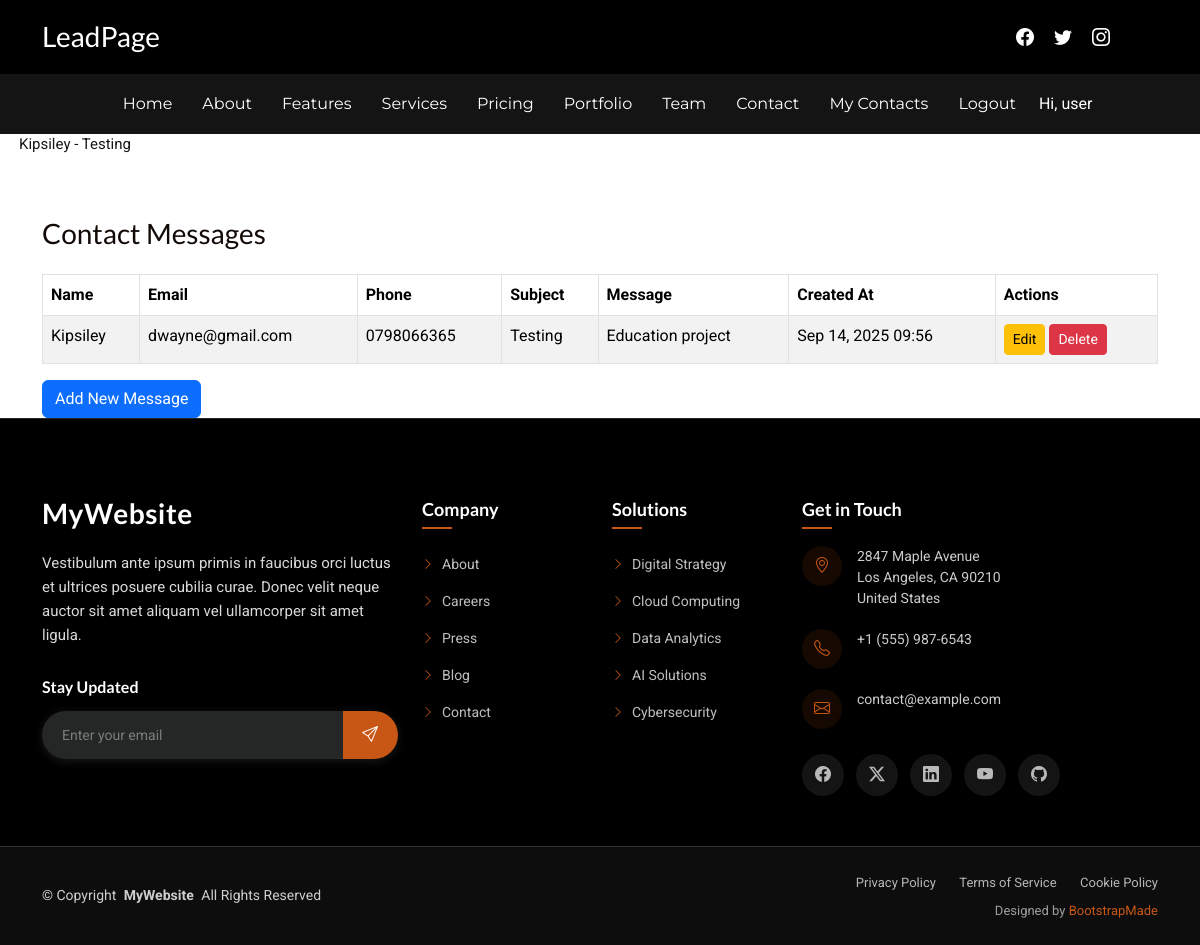
Before: /messages/ (signed in) with the older database file.
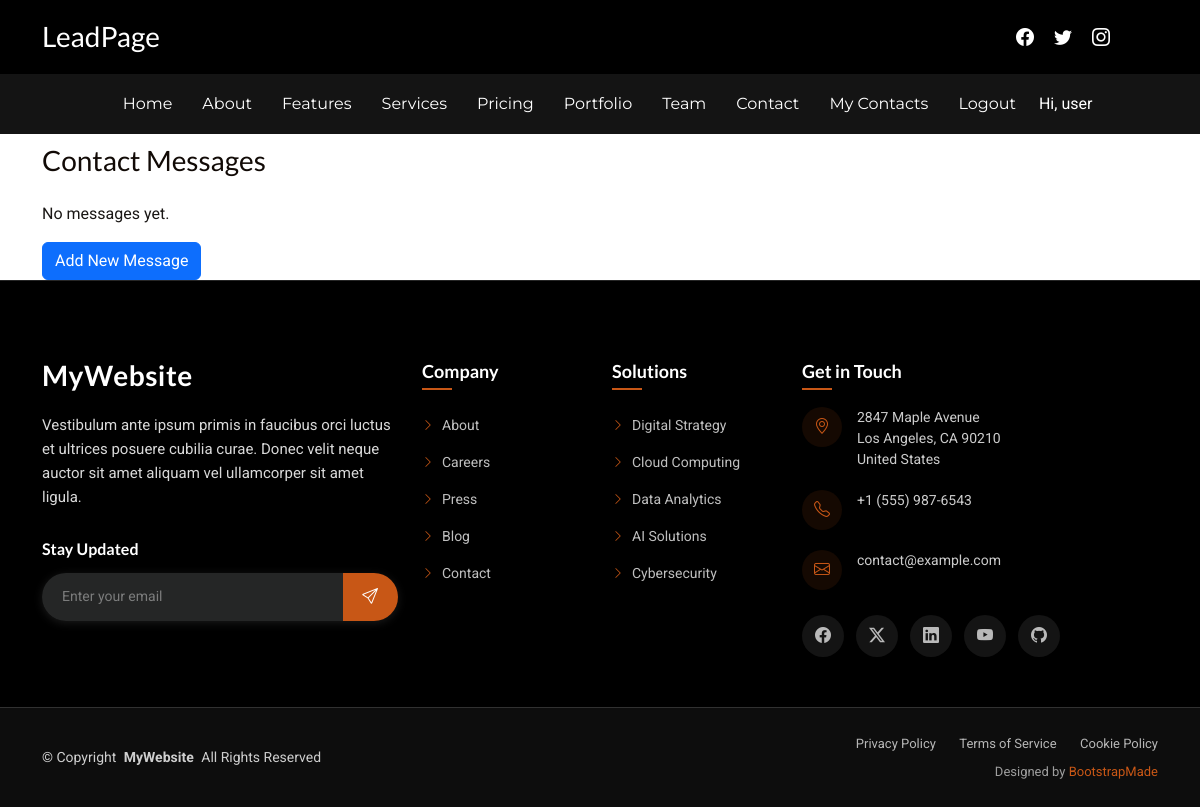
After: the same page with the newer database file.
### leadpage/models.py (models this page shows)
class ContactMessage(models.Model):
    user = models.ForeignKey(
    User,
    on_delete=models.CASCADE,
    related_name="contact_messages",
    null=True,
    blank=True
)
    name = models.CharField(max_length=100)
    email = models.EmailField()
    phone = models.CharField(max_length=20, blank=True, null=True)
    subject = models.CharField(max_length=200)
    message = models.TextField()
    created_at = models.DateTimeField(auto_now_add=True)
    def __str__(self):
        return f"{self.name} - {self.subject}"

### leadpage/views.py (the view)
# urls.py: path("messages/", views.contact_messages_list, name="messages_list"),
@login_required
def contact_messages_list(request):
    if request.user.is_staff or request.user.is_superuser:
        msgs = ContactMessage.objects.all().order_by("-created_at")
    else:
        msgs = ContactMessage.objects.filter(user=request.user).order_by("-created_at")
    return render(request, "messages_list.html", {"messages": msgs})

### Templates/messages_list.html (shortened to what this page needs)
{% extends "index.html" %}
{% load static %}
{% block content %}
<link href="{% static 'assets/css/main.css' %}" rel="stylesheet">
<div class="container mt-4">
  <h3 class="mb-4">Contact Messages</h3>
  {% if messages %}
    <table class="table table-bordered table-striped">
      <thead>
        <tr>
          <th>Name</th>
          <th>Email</th>
          <th>Phone</th>
          <th>Subject</th>
          <th>Message</th>
          <th>Created At</th>
          <th>Actions</th>
        </tr>
      </thead>
      <tbody>
        {% for msg in messages %}
        <tr>
          <td>{{ msg.name }}</td>
          <td>{{ msg.email }}</td>
          <td>{{ msg.phone }}</td>
          <td>{{ msg.subject }}</td>
          <td>{{ msg.message|truncatewords:15 }}</td>
          <td>{{ msg.created_at|date:"M d, Y H:i" }}</td>
          <td>
            <a href="{% url 'leadpage:contact_message_update' msg.pk %}" class="btn btn-sm btn-warning">Edit</a>
            <a href="{% url 'leadpage:contact_message_delete' msg.pk %}" class="btn btn-sm btn-danger">Delete</a>
          </td>
        </tr>
        {% endfor %}
      </tbody>
    </table>
  {% else %}
    <p>No messages yet.</p>
  {% endif %}
  <div class="mt-3">
    <a href="{% url 'leadpage:contact' %}" class="btn btn-primary">Add New Message</a>
  </div>
</div>
{% endblock %}

### Templates/index.html (shortened to what this page needs)
{% load static %}
<!DOCTYPE html>
<html lang="en">
<head>
  <link href="{% static 'assets/vendor/bootstrap/css/bootstrap.min.css' %}" rel="stylesheet">
  <link href="{% static 'assets/vendor/bootstrap-icons/bootstrap-icons.css' %}" rel="stylesheet">
  <link href="{% static 'assets/vendor/aos/aos.css' %}" rel="stylesheet">
  <link href="{% static 'assets/vendor/swiper/swiper-bundle.min.css' %}" rel="stylesheet">
  <link href="{% static 'assets/vendor/glightbox/css/glightbox.min.css' %}" rel="stylesheet">
  <link href="{% static 'assets/css/main.css' %}" rel="stylesheet">
  <link rel="stylesheet" href="{% static 'assets/css/auth.css' %}">
</head>
<body class="index-page">
{% include 'header.html' %}
  <main class="main">
{% if messages %}
  <div id="django-messages">
    {% for message in messages %}
      <div class="alert alert-{{ message.tags }}">
        {{ message }}
      </div>
    {% endfor %}
  </div>
{% endif %}
   {% block content %}{% endblock %}
  </main>
 {% include 'footer.html' %}
</body>
</html>

### Templates/header.html (shortened to what this page needs)
{% load static %}
<link rel="stylesheet" href="{% static 'assets/css/auth.css' %}">
<header id="header" class="header fixed-top">
  <div class="container-fluid container-xl position-relative">
    <div class="top-row d-flex align-items-center justify-content-between">
      <a href="{% url 'leadpage:index' %}" class="logo d-flex align-items-center">
        <h1 class="sitename">LeadPage</h1>
      </a>
      <div class="d-flex align-items-center">
        <div class="social-links">
          <a href="#" class="facebook"><i class="bi bi-facebook"></i></a>
          <a href="#" class="twitter"><i class="bi bi-twitter"></i></a>
          <a href="#" class="instagram"><i class="bi bi-instagram"></i></a>
        </div>
      </div>
    </div>
  </div>
  <div class="nav-wrap">
      <div class="container d-flex justify-content-center position-relative">
        <nav id="navmenu" class="navmenu">
          <ul>
            <li><a href="{% url 'leadpage:index' %}" class="active">Home</a></li>
            <li><a href="{% url 'leadpage:about' %}">About</a></li>
            <li><a href="{% url 'leadpage:features' %}">Features</a></li>
            <li><a href="{% url 'leadpage:services' %}">Services</a></li>
            <li><a href="{% url 'leadpage:pricing' %}">Pricing</a></li>
            <li><a href="{% url 'leadpage:portfolio' %}">Portfolio</a></li>
            <li><a href="{% url 'leadpage:team' %}">Team</a></li>
            <li><a href="{% url 'leadpage:contact' %}">Contact</a></li>
            <li><a href="{% url 'leadpage:messages_list' %}">My Contacts</a></li>
          {% if user.is_authenticated %}
    <li><a href="{% url 'accounts:logout' %}">Logout</a></li>
    <li><span class="ms-2">Hi, {{ user.username }}</span></li>
  {% else %}
    <li><a href="{% url 'accounts:register' %}">Register</a></li>
    <li><a href="{% url 'accounts:login' %}">Login</a></li>
  {% endif %}
          </ul>
        </nav>
      </div>
    </div>
</header>

### Templates/footer.html (shortened to what this page needs)
{%load static%}
<footer id="footer" class="footer dark-background">
    <div class="container">
      <div class="row gy-5">
        <div class="col-lg-4">
          <div class="footer-content">
            <a href="index.html" class="logo d-flex align-items-center mb-4">
              <span class="sitename">MyWebsite</span>
            </a>
            <p class="mb-4">Vestibulum ante ipsum primis in faucibus orci luctus et ultrices posuere cubilia curae. Donec velit neque auctor sit amet aliquam vel ullamcorper sit amet ligula.</p>
            <div class="newsletter-form">
              <h5>Stay Updated</h5>
              <form action="forms/newsletter.php" method="post" class="php-email-form">
                <div class="input-group">
                  <input type="email" name="email" class="form-control" placeholder="Enter your email" required="">
                  <button type="submit" class="btn-subscribe">
                    <i class="bi bi-send"></i>
                  </button>
                </div>
              </form>
            </div>
          </div>
        </div>
        <div class="col-lg-2 col-6">
          <div class="footer-links">
            <h4>Company</h4>
            <ul>
              <li><a href="#"><i class="bi bi-chevron-right"></i> About</a></li>
              <li><a href="#"><i class="bi bi-chevron-right"></i> Careers</a></li>
              <li><a href="#"><i class="bi bi-chevron-right"></i> Press</a></li>
              <li><a href="#"><i class="bi bi-chevron-right"></i> Blog</a></li>
              <li><a href="#"><i class="bi bi-chevron-right"></i> Contact</a></li>
            </ul>
          </div>
        </div>
        <div class="col-lg-2 col-6">
          <div class="footer-links">
            <h4>Solutions</h4>
            <ul>
              <li><a href="#"><i class="bi bi-chevron-right"></i> Digital Strategy</a></li>
              <li><a href="#"><i class="bi bi-chevron-right"></i> Cloud Computing</a></li>
              <li><a href="#"><i class="bi bi-chevron-right"></i> Data Analytics</a></li>
              <li><a href="#"><i class="bi bi-chevron-right"></i> AI Solutions</a></li>
              <li><a href="#"><i class="bi bi-chevron-right"></i> Cybersecurity</a></li>
            </ul>
          </div>
        </div>
        <div class="col-lg-4">
          <div class="footer-contact">
            <h4>Get in Touch</h4>
            <div class="contact-item">
              <div class="contact-icon">
                <i class="bi bi-geo-alt"></i>
              </div>
              <div class="contact-info">
                <p>2847 Maple Avenue<br>Los Angeles, CA 90210<br>United States</p>
              </div>
            </div>
            <div class="contact-item">
              <div class="contact-icon">
                <i class="bi bi-telephone"></i>
              </div>
              <div class="contact-info">
                <p>+1 (555) 987-6543</p>
              </div>
            </div>
            <div class="contact-item">
              <div class="contact-icon">
                <i class="bi bi-envelope"></i>
              </div>
              <div class="contact-info">
                <p>contact@example.com</p>
              </div>
            </div>
            <div class="social-links">
              <a href="#"><i class="bi bi-facebook"></i></a>
              <a href="#"><i class="bi bi-twitter-x"></i></a>
              <a href="#"><i class="bi bi-linkedin"></i></a>
              <a href="#"><i class="bi bi-youtube"></i></a>
              <a href="#"><i class="bi bi-github"></i></a>
            </div>
          </div>
        </div>
      </div>
    </div>
    <div class="footer-bottom">
      <div class="container">
        <div class="row align-items-center">
          <div class="col-lg-6">
            <div class="copyright">
              <p>© <span>Copyright</span> <strong class="px-1 sitename">MyWebsite</strong> <span>All Rights Reserved</span></p>
            </div>
          </div>
          <div class="col-lg-6">
            <div class="footer-bottom-links">
              <a href="#">Privacy Policy</a>
              <a href="#">Terms of Service</a>
              <a href="#">Cookie Policy</a>
            </div>
            <div class="credits">
              Designed by <a href="https://bootstrapmade.com/">BootstrapMade</a>
            </div>
          </div>
        </div>
      </div>
    </div>
  </footer>

Changed rows visible on the page:
removed ContactMessage: name+subject "Kipsiley - Testing", name "Kipsiley", email "dwayne@gmail.com", phone "0798066365", subject "Testing", message "Education project", created_at "Sep 14, 2025 09:56"
Other visible differences:
text no longer shown: "Name Email Phone Subject Message Created At Actions"
text now shown: "No messages yet."
